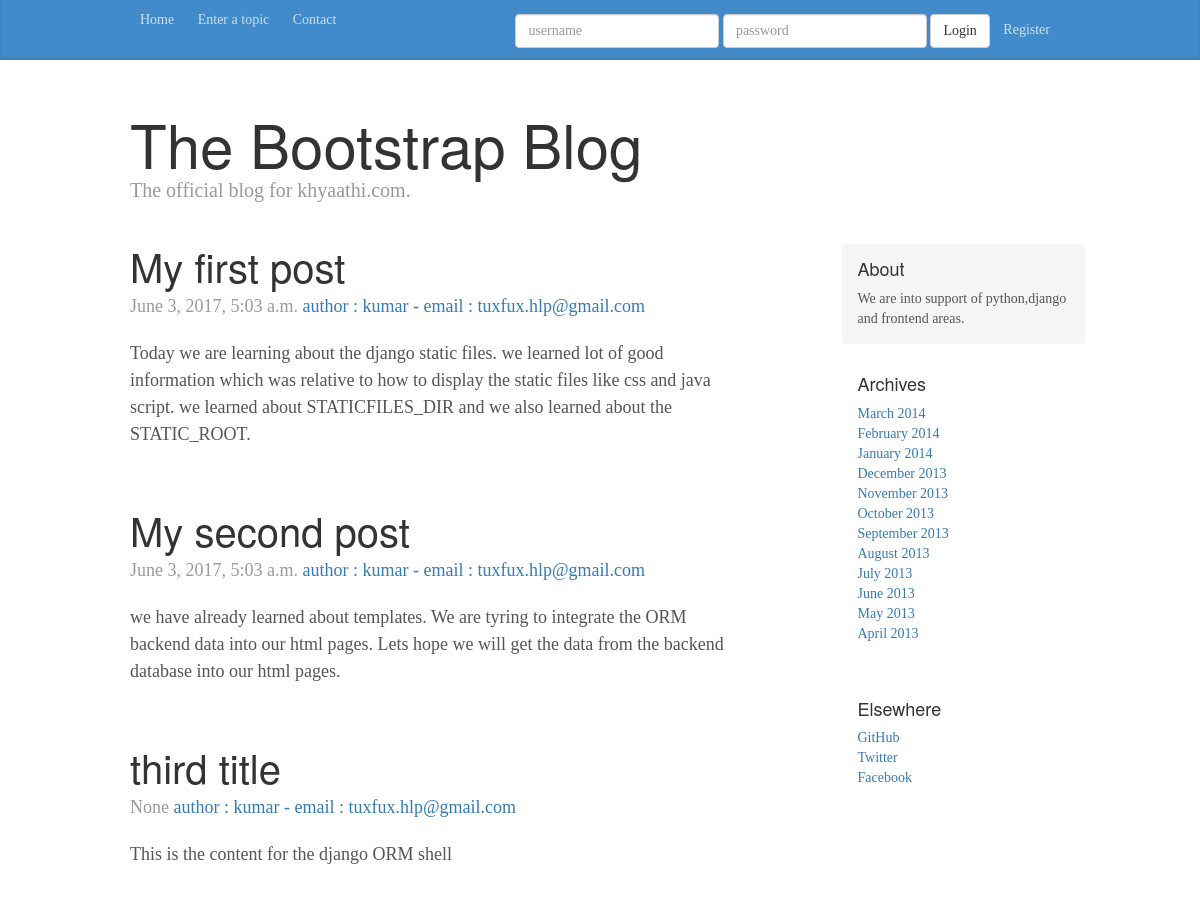
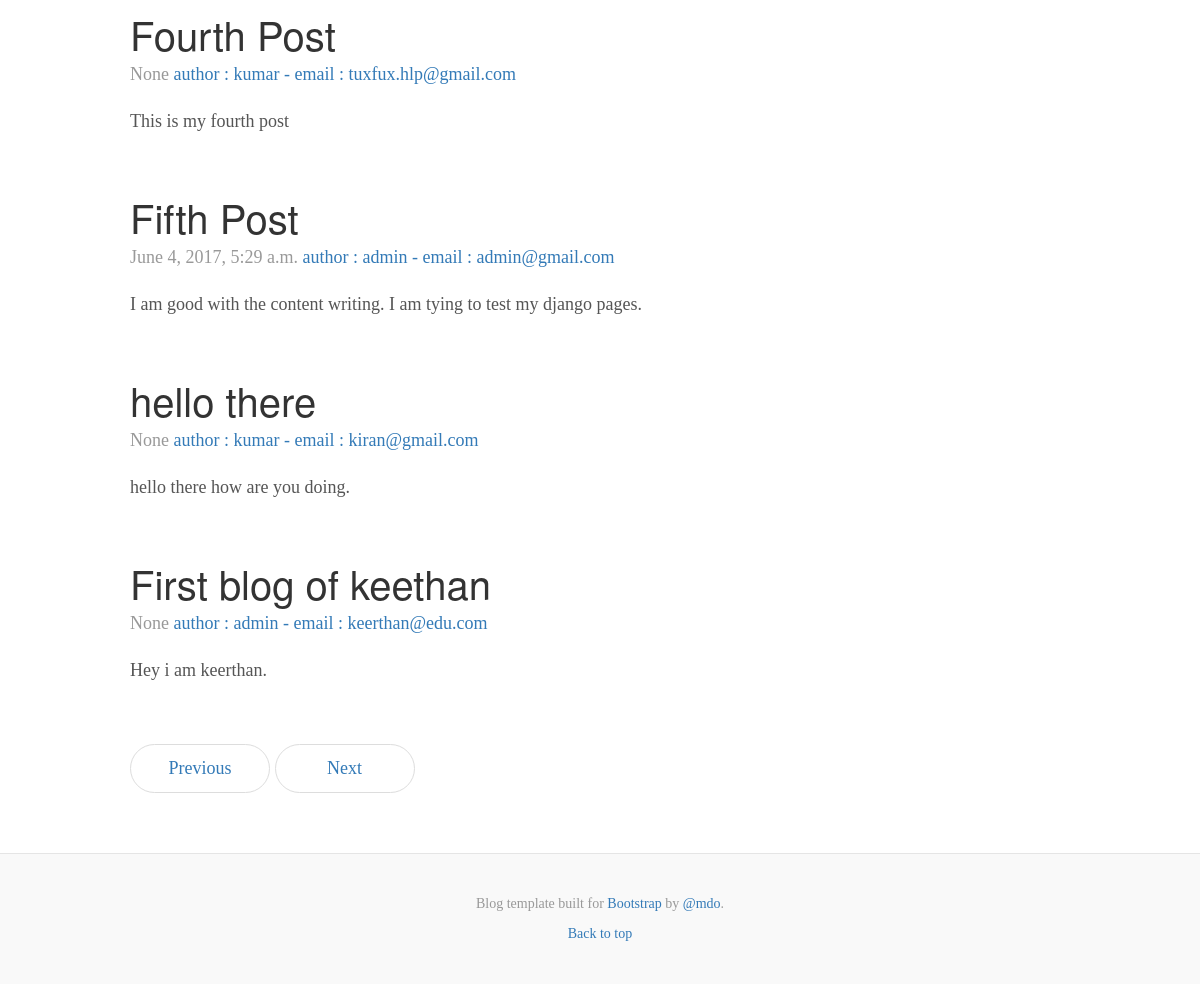
The page / on the database its author committed (2 pictures, top to bottom).
### blog/models.py (models this page shows)
class Post(models.Model):
	author = models.ForeignKey('auth.user')
	email = models.EmailField(max_length=20,null=True,blank=True)  # database and form both can be null.
	title = models.CharField(max_length=200)
	text = models.TextField()
	created_date = models.DateTimeField(default=timezone.now)
	published_date = models.DateTimeField(blank=True,null=True)  # blank=True - Form,# null = True - database
 	def publish(self):
 		self.published_date = timezone.now()
 		self.save()
 	def __str__(self):     # __str__ or __unicode__
 		return self.title

### blog/views.py (the view)
# urls.py: url(r'^$',views.home,name='home'),
def home(request):
	posts = Post.objects.all()
	context= {'namesdb':posts}
	return render(request,'blog/home.html',context)

### templates/blog/home.html
{% extends "base.html" %}
{% block 'frontpage' %}
    <div class="container">
      <div class="blog-header">
        <h1 class="blog-title">The Bootstrap Blog</h1>
        <p class="lead blog-description">The official blog for khyaathi.com.</p>
      </div>
      <div class="row">
        <div class="col-sm-8 blog-main">
  {% for value in namesdb %}
          <div class="blog-post">
          <h2 class="blog-post-title">{{ value.title}}</h2>
          <p class="blog-post-meta">{{ value.published_date }} <a href="#">author : {{ value.author }} - email : {{ value.email}}</a></p>
          <p>{{ value.text}}</p>
          </div>
  {% endfor %}
          <nav>
            <ul class="pager">
              <li><a href="#">Previous</a></li>
              <li><a href="#">Next</a></li>
            </ul>
          </nav>
        </div>
{% include 'common/side_bar.html' %}
      </div>
    </div>
{% endblock %}

### project_static/css/blog.css (style rules this page uses)
body { font-family: Georgia, "Times New Roman", Times, serif; color: #555; }
h1, .h1, h2, .h2, h3, .h3, h4, .h4, h5, .h5, h6, .h6 { margin-top: 0; font-family: "Helvetica Neue", Helvetica, Arial, sans-serif; font-weight: normal; color: #333; }
@media (min-width: 1200px) { .container { width: 970px; } }
.blog-header { padding-top: 20px; padding-bottom: 20px; }
.blog-title { margin-top: 30px; margin-bottom: 0; font-size: 60px; font-weight: normal; }
.blog-description { font-size: 20px; color: #999; }
.blog-main { font-size: 18px; line-height: 1.5; }
.pager { margin-bottom: 60px; text-align: left; }
.pager > li > a { width: 140px; padding: 10px 20px; text-align: center; border-radius: 30px; }
.blog-post { margin-bottom: 60px; }
.blog-post-title { margin-bottom: 5px; font-size: 40px; }
.blog-post-meta { margin-bottom: 20px; color: #999; }

### rows shown on the page
Post: title "My first post", published_date "June 3, 2017, 5:03 a.m.", author "kumar", email "tuxfux.hlp@gmail.com", text "Today we are learning about the django static files. we learned lot of good information which was relative to how to display the static files like css and java script. we learned about STATICFILES_DIR and we also learned about the STATIC_ROOT."
Post: title "My second post", published_date "June 3, 2017, 5:03 a.m.", author "kumar", email "tuxfux.hlp@gmail.com", text "we have already learned about templates. We are tyring to integrate the ORM backend data into our html pages. Lets hope we will get the data from the backend database into our html pages."
Post: title "third title", published_date "None", author "kumar", email "tuxfux.hlp@gmail.com", text "This is the content for the django ORM shell"
Post: title "Fourth Post", published_date "None", author "kumar", email "tuxfux.hlp@gmail.com", text "This is my fourth post"
Post: title "Fifth Post", published_date "June 4, 2017, 5:29 a.m.", author "admin", email "admin@gmail.com", text "I am good with the content writing. I am tying to test my django pages."
Post: title "hello there", published_date "None", author "kumar", email "kiran@gmail.com", text "hello there how are you doing."
Post: title "First blog of keethan", published_date "None", author "admin", email "keerthan@edu.com", text "Hey i am keerthan."
